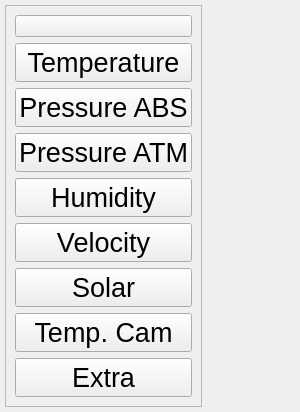
     <widget class="QCustomSlideMenu" name="leftMenuContainer" native="true">
      <property name="minimumSize">
       <size>
        <width>300</width>
        <height>0</height>
       </size>
      </property>
      <property name="maximumSize">
       <size>
        <width>340</width>
        <height>16777215</height>
       </size>
      </property>
      <property name="styleSheet">
       <string notr="true"/>
      </property>
      <layout class="QVBoxLayout" name="verticalLayout_2">
       <property name="spacing">
        <number>0</number>
       </property>
       <property name="leftMargin">
        <number>5</number>
       </property>
       <property name="topMargin">
        <number>0</number>
       </property>
       <property name="rightMargin">
        <number>0</number>
       </property>
       <property name="bottomMargin">
        <number>0</number>
       </property>
       <item alignment="Qt::AlignLeft">
        <widget class="QWidget" name="leftMenuSubContainer" native="true">
         <layout class="QVBoxLayout" name="verticalLayout">
          <property name="spacing">
           <number>0</number>
          </property>
          <property name="leftMargin">
           <number>0</number>
          </property>
          <property name="topMargin">
           <number>5</number>
          </property>
          <property name="rightMargin">
           <number>0</number>
          </property>
          <property name="bottomMargin">
           <number>5</number>
          </property>
          <item>
           <widget class="QFrame" name="frame_3">
            <property name="frameShape">
             <enum>QFrame::StyledPanel</enum>
            </property>
            <property name="frameShadow">
             <enum>QFrame::Raised</enum>
            </property>
            <layout class="QVBoxLayout" name="verticalLayout_3">
             <item>
              <widget class="QPushButton" name="menuBtn">
               <property name="text">
                <string/>
               </property>
               <property name="icon">
                <iconset resource="resources.qrc">
                 <normaloff>:/Icons/Images/icons/align-justify.svg</normaloff>:/Icons/Images/icons/align-justify.svg</iconset>
               </property>
               <property name="iconSize">
                <size>
                 <width>50</width>
                 <height>50</height>
                </size>
               </property>
              </widget>
             </item>
             <item>
              <widget class="QPushButton" name="Btemperature">
               <property name="font">
                <font>
                 <pointsize>20</pointsize>
                </font>
               </property>
               <property name="text">
                <string>Temperature</string>
               </property>
               <property name="icon">
                <iconset resource="resources.qrc">
                 <normaloff>:/Icons/Images/icons/thermometer.svg</normaloff>:/Icons/Images/icons/thermometer.svg</iconset>
               </property>
               <property name="iconSize">
                <size>
                 <width>70</width>
                 <height>70</height>
                </size>
               </property>
              </widget>
             </item>
             <item>
              <widget class="QPushButton" name="Bhumidity">
               <property name="font">
                <font>
                 <pointsize>20</pointsize>
                </font>
               </property>
               <property name="toolTip">
                <string>Go to settings</string>
               </property>
               <property name="text">
                <string>Pressure ABS</string>
               </property>
               <property name="icon">
                <iconset resource="resources.qrc">
                 <normaloff>:/Icons/Images/icons/arrow-down.svg</normaloff>:/Icons/Images/icons/arrow-down.svg</iconset>
               </property>
               <property name="iconSize">
                <size>
                 <width>70</width>
                 <height>70</height>
                </size>
               </property>
              </widget>
             </item>
             <item>
              <widget class="QPushButton" name="Bflow">
               <property name="font">
                <font>
                 <pointsize>20</pointsize>
                </font>
               </property>
               <property name="toolTip">
                <string>Get more help</string>
               </property>
               <property name="text">
                <string>Pressure ATM</string>
               </property>
               <property name="icon">
                <iconset resource="resources.qrc">
                 <normaloff>:/Icons/Images/icons/arrow-down.svg</normaloff>:/Icons/Images/icons/arrow-down.svg</iconset>
               </property>
               <property name="iconSize">
                <size>
                 <width>70</width>
                 <height>70</height>
                </size>
               </property>
              </widget>
             </item>
             <item>
              <widget class="QPushButton" name="Bpressure">
               <property name="font">
                <font>
                 <pointsize>20</pointsize>
                </font>
               </property>
               <property name="text">
                <string>Humidity</string>
               </property>
               <property name="icon">
                <iconset resource="resources.qrc">
                 <normaloff>:/Icons/Images/icons/droplet.svg</normaloff>:/Icons/Images/icons/droplet.svg</iconset>
               </property>
               <property name="iconSize">
                <size>
                 <width>70</width>
                 <height>70</height>
                </size>
               </property>
              </widget>
             </item>
             <item>
              <widget class="QPushButton" name="Btempcam">
               <property name="font">
                <font>
                 <pointsize>20</pointsize>
                </font>
               </property>
               <property name="text">
                <string>Velocity</string>
               </property>
               <property name="icon">
                <iconset resource="resources.qrc">
                 <normaloff>:/Icons/Images/icons/flag.svg</normaloff>:/Icons/Images/icons/flag.svg</iconset>
               </property>
               <property name="iconSize">
                <size>
                 <width>70</width>
                 <height>70</height>
                </size>
               </property>
              </widget>
             </item>
             <item>
              <widget class="QPushButton" name="Bsolar">
               <property name="font">
                <font>
                 <pointsize>20</pointsize>
                </font>
               </property>
               <property name="text">
                <string>Solar</string>
               </property>
               <property name="icon">
                <iconset resource="resources.qrc">
                 <normaloff>:/Icons/Images/icons/sun.svg</normaloff>:/Icons/Images/icons/sun.svg</iconset>
               </property>
               <property name="iconSize">
                <size>
                 <width>70</width>
                 <height>70</height>
                </size>
               </property>
              </widget>
             </item>
             <item>
              <widget class="QPushButton" name="B1">
               <property name="font">
                <font>
                 <pointsize>20</pointsize>
                </font>
               </property>
               <property name="toolTip">
                <string>Information about the app</string>
               </property>
               <property name="text">
                <string>Temp. Cam</string>
               </property>
               <property name="icon">
                <iconset resource="resources.qrc">
                 <normaloff>:/Icons/Images/icons/camera.svg</normaloff>:/Icons/Images/icons/camera.svg</iconset>
               </property>
               <property name="iconSize">
                <size>
                 <width>70</width>
                 <height>70</height>
                </size>
               </property>
              </widget>
             </item>
             <item>
              <widget class="QPushButton" name="B2">
               <property name="font">
                <font>
                 <pointsize>20</pointsize>
                </font>
               </property>
               <property name="text">
                <string>Extra</string>
               </property>
               <property name="icon">
                <iconset resource="resources.qrc">
                 <normaloff>:/Icons/Images/icons/box.svg</normaloff>:/Icons/Images/icons/box.svg</iconset>
               </property>
               <property name="iconSize">
                <size>
                 <width>70</width>
                 <height>70</height>
                </size>
               </property>
              </widget>
             </item>
            </layout>
           </widget>
          </item>
         </layout>
        </widget>
       </item>
      </layout>
     </widget>
